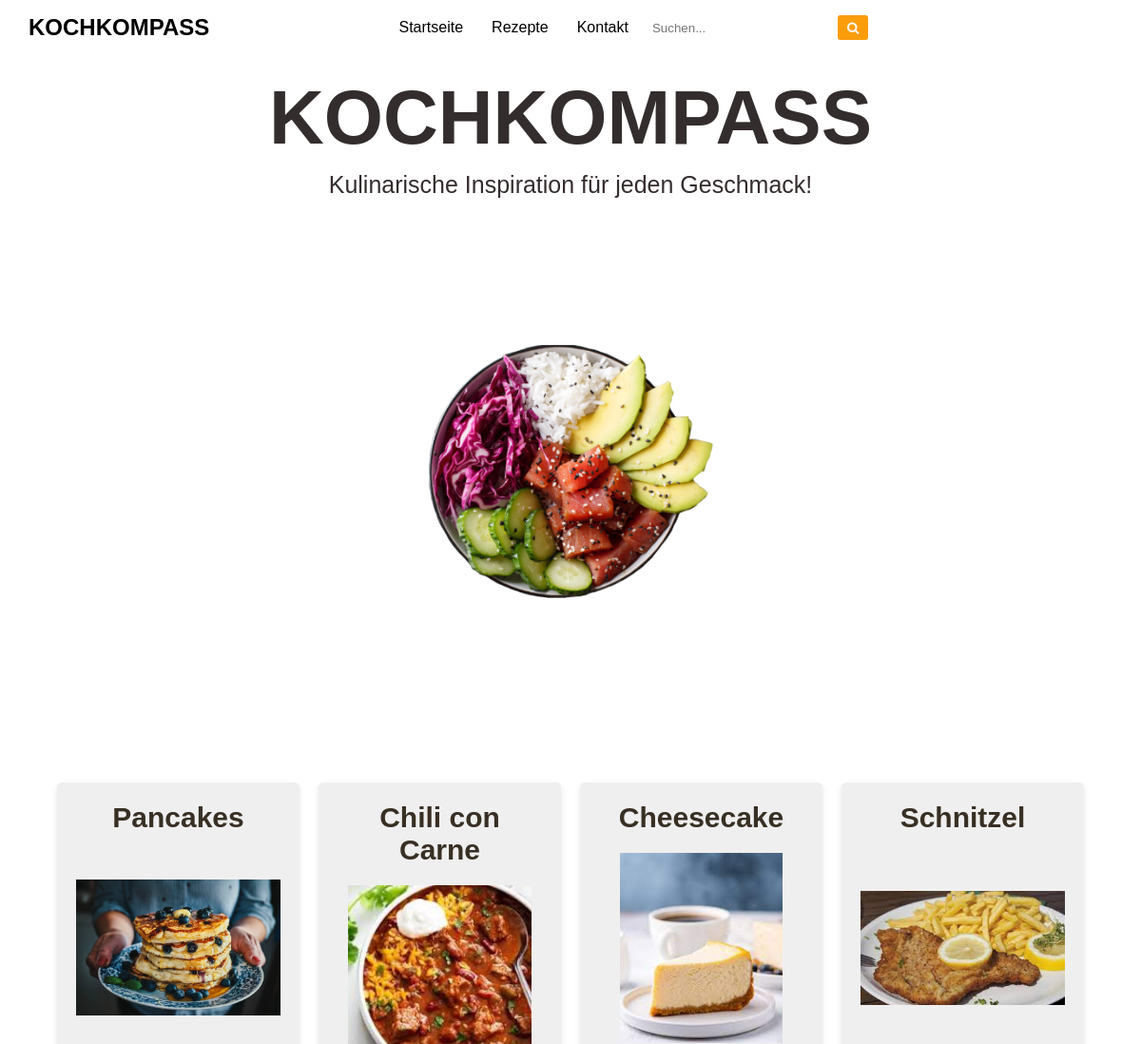
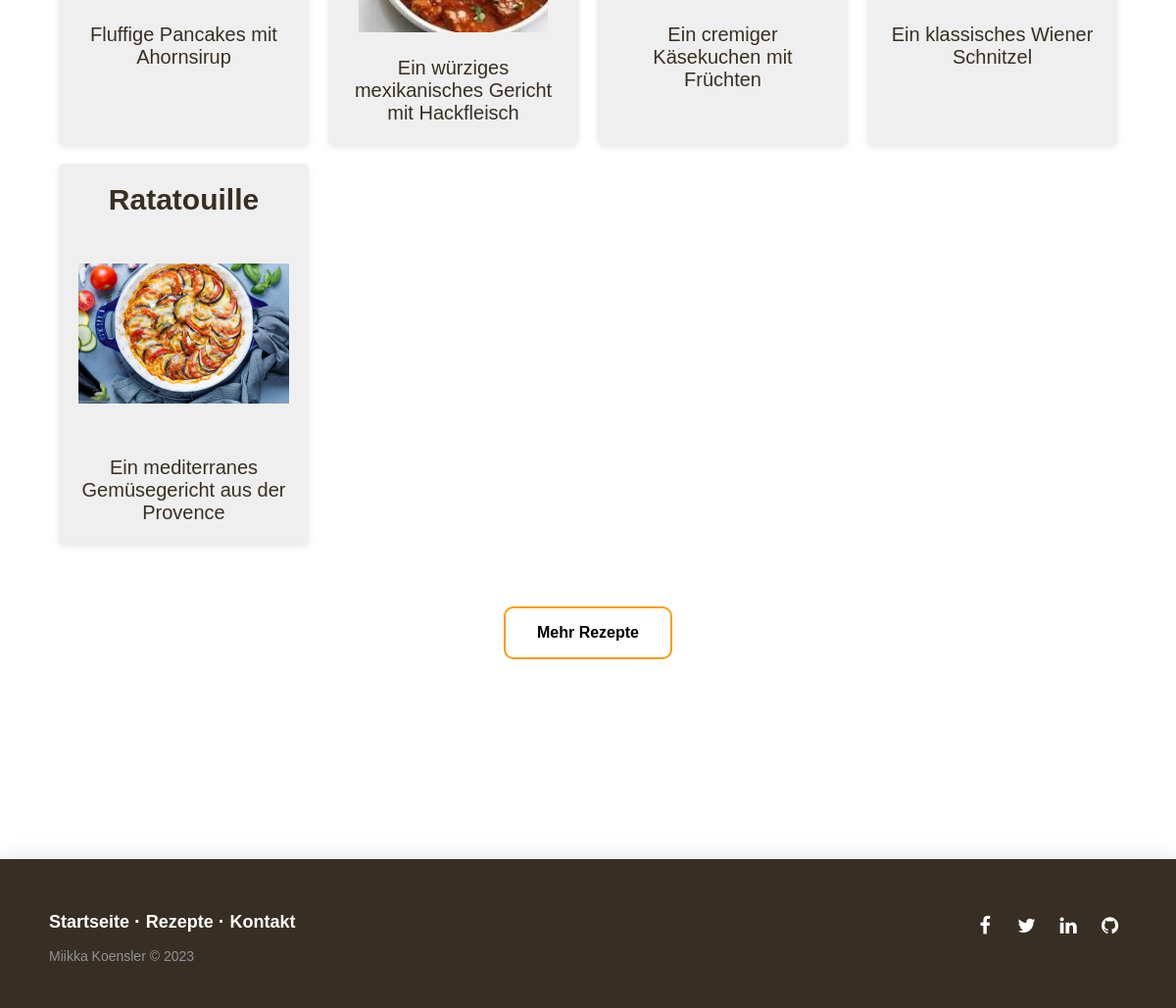
The page / on the database its author committed (2 pictures, top to bottom).
### tables this page shows
CREATE TABLE `rezepte` (
  `id` int(11) NOT NULL,
  `name` varchar(255) NOT NULL,
  `beschreibung` text NOT NULL,
  `bewertung` float NOT NULL,
  `eiweiß` float NOT NULL,
  `fett` float NOT NULL,
  `energie` float NOT NULL,
  `kohlenhydrate` float NOT NULL,
  `bild` varchar(255) DEFAULT NULL
);

### index.php (the view, shortened to what this page needs)
<?php
require 'module/dbconnect.php';
$sql = "SELECT * FROM rezepte ORDER BY id DESC LIMIT 5";
$result = $conn->query($sql);
if ($result->num_rows > 0) {
    $output = '';
    while ($row = $result->fetch_assoc()) {
        $output .= '<div class="flex-item" onclick="showRecipe(' . $row['id'] . ')">';
        $output .= '<h2>' . $row['name'] . '</h2>';
        $output .= '<img src="assets/img/' . $row['bild'] . '" alt="Bild des Rezepts">';
        $output .= '<p>' . $row['beschreibung'] . '</p>';
        $output .= '</div>';
    }
} else {
    $output = "Keine Einträge gefunden.";
}
include 'module/navbar.php'; ?>
<header>
    <div class="headText">
        <h2>Kochkompass</h2>
        <p class="subtitle">Kulinarische Inspiration für jeden Geschmack!</p>
    </div>
    <div class="headimg">
        <img src="assets/img/bowl.png" alt="Header-Bild"/>
    </div>
</header>
<div class="container2">
    <div class="flex-container">
        <?php echo $output; ?>
    </div>
    <a href="sites/rezeptsuche.php">
        <button class="button button1">Mehr Rezepte</button>
    </a>
</div>
<?php include 'module/footer.php'; ?>
</body>
</html>

### assets/css/style.css (style rules this page uses)
* { margin: 0; padding: 0; font-family: "Montserrat", sans-serif; box-sizing: border-box; }
header { display: flex; flex-wrap: wrap; min-height: 70vh; }
.headimg { flex: 1 1 50%; display: flex; align-items: center; justify-content: center; }
.headimg img { max-width: 50%; max-height: 50%; }
.headText { flex: 1 1 50%; display: flex; flex-direction: column; align-items: center; justify-content: center; padding: 20px; text-align: center; }
.headText h2 { color: #342d2d; font-size: 80px; margin-bottom: 10px; text-transform: uppercase; }
.headText .subtitle { color: #342d2d; font-size: 25px; }
.container2 { display: flex; align-items: center; min-height: 50vh; flex-direction: column; margin-bottom: 200px; }
.flex-container { display: flex; flex-wrap: wrap; margin: 0 auto; padding: 50px; justify-content: space-between; }
.flex-item { flex-basis: calc(20% - 20px); margin: 10px; padding: 20px; background-color: rgba(42, 39, 39, 0.07); text-align: center; font-size: 20px; color: #382f24; border-radius: 5px; box-shadow: 0px 3px 6px rgba(0, 0, 0, 0.10); }
.flex-item h2 { padding-bottom: 20px; }
.flex-item p { padding-top: 20px; }
.flex-item img { width: 100%; height: 200px; object-fit: contain; border-radius: 5px; }
@media (max-width: 1200px) { .flex-item { flex-basis: calc(25% - 20px); } }
.button { border: none; color: white; padding: 16px 32px; text-align: center; text-decoration: none; font-weight: bold; display: inline-block; font-size: 16px; margin: 4px 2px; transition-duration: 0.4s; cursor: pointer; border-radius: 10px; }
.button1 { background-color: white; color: black; border: 2px solid #FB9C0B; }

### rows shown on the page
rezepte: name "Pancakes", bild (picture), beschreibung "Fluffige Pancakes mit Ahornsirup"
rezepte: name "Chili con Carne", bild (picture), beschreibung "Ein würziges mexikanisches Gericht mit Hackfleisch"
rezepte: name "Cheesecake", bild (picture), beschreibung "Ein cremiger Käsekuchen mit Früchten"
rezepte: name "Schnitzel", bild (picture), beschreibung "Ein klassisches Wiener Schnitzel"
rezepte: name "Ratatouille", bild (picture), beschreibung "Ein mediterranes Gemüsegericht aus der Provence"
